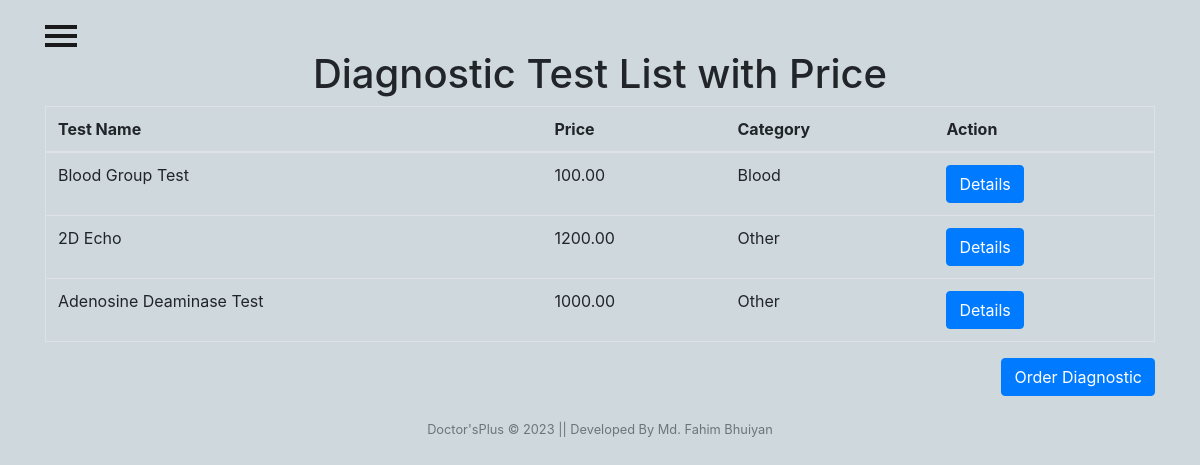
The page /patient/diagnostics/ on the database as committed earlier.
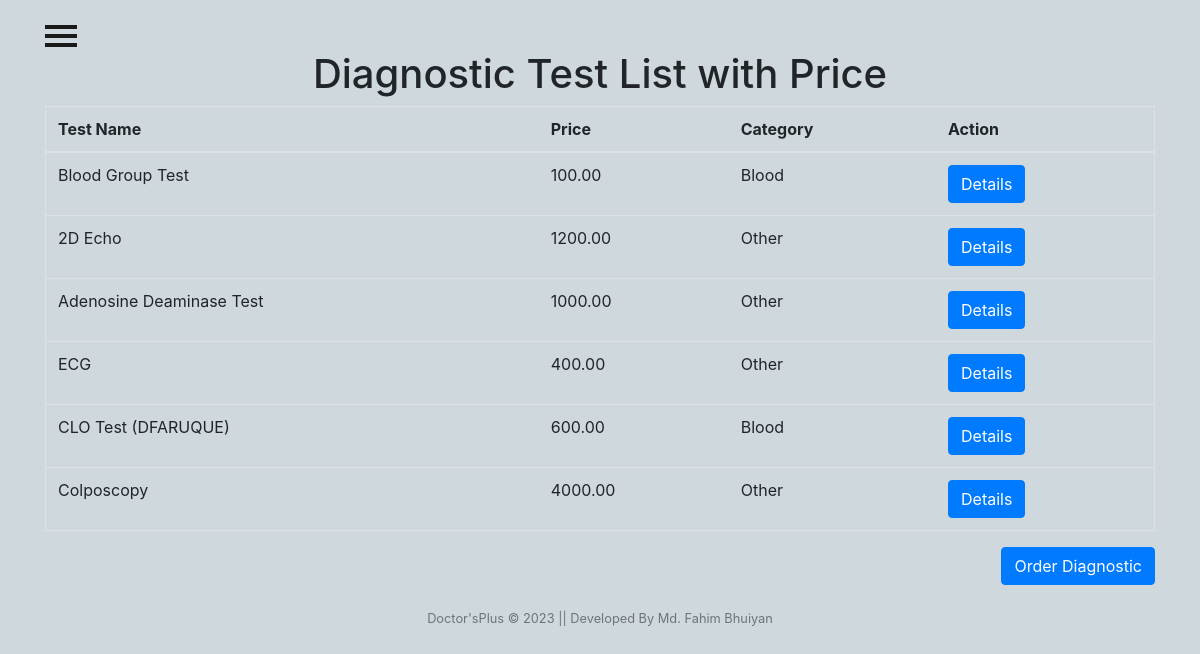
The same page on the database as committed later.
### adminView/models.py (models this page shows, shortened)
class Diagnostic(models.Model):
    CATEGORY_CHOICES = (
        ('Blood', 'Blood'),
        ('Urine', 'Urine'),
        ('Other', 'Other'),
    )
    test_name = models.CharField(max_length=50)
    price = models.DecimalField(max_digits=8, decimal_places=2)
    category = models.CharField(max_length=50, choices=CATEGORY_CHOICES)
    description = models.TextField(max_length=200)

### patient/views.py (the view)
# urls.py: path('diagnostics/', DiagnosticListView.as_view(), name='diagnostic-list'),
class DiagnosticListView(ListView):
    model = Diagnostic
    template_name = 'diagnostics/patient_list.html'
    context_object_name = 'diagnostics'

### Templates/diagnostics/patient_list.html (shortened to what this page needs)
{% load static %}
<html lang="en">
<head>
  <link rel="stylesheet" href="https://stackpath.bootstrapcdn.com/bootstrap/4.5.2/css/bootstrap.min.css">
</head>
{% include "patient/sidenav_bar.html" %}
<body>
  <div class="container">
    <h1>Diagnostic Test List with Price</h1>
    <table class="table">
      <thead>
        <tr>
          <th>Test Name</th>
          <th>Price</th>
          <th>Category</th>
          <th>Action</th>
        </tr>
      </thead>
      <tbody>
        {% for diagnostic in diagnostics %}
        <tr>
          <td>{{ diagnostic.test_name }}</td>
          <td>{{ diagnostic.price }}</td>
          <td>{{ diagnostic.category }}</td>
          <td>
            <a href="{% url 'detail' diagnostic.pk %}" class="btn btn-primary">Details</a>
          </td>
        </tr>
        {% empty %}
        <tr>
          <td colspan="5">No diagnostics available.</td>
        </tr>
        {% endfor %}
      </tbody>
    </table>
    <div class="text-right mb-3">
      <a href="{% url 'diagnostic-order-create' %}" class="btn btn-primary">Order Diagnostic</a>
  </div>
  </div>
  {% include "Home/footer.html" %}
</body>
</html>

### Templates/patient/sidenav_bar.html (shortened to what this page needs)
{% load static %}
<html lang="en">
<head>
  <link rel="stylesheet" href="https://stackpath.bootstrapcdn.com/bootstrap/4.1.3/css/bootstrap.min.css">
  <link rel="stylesheet" href="https://cdnjs.cloudflare.com/ajax/libs/animate.css/3.7.0/animate.min.css">
  <link rel="stylesheet" href="https://maxcdn.bootstrapcdn.com/font-awesome/4.7.0/css/font-awesome.min.css">
  <link rel="stylesheet" href="https://cdnjs.cloudflare.com/ajax/libs/tether/1.4.4/css/tether.min.css">
  <link rel="stylesheet" href="{% static 'CSS/patientnav.css'%}">
</head>
<body>
  {% block content %}
  <div id="wrapper">
    <div id=" page-content-wrapper">
            <button type="button" class="hamburger animated fadeInLeft is-closed" data-toggle="offcanvas">
              <span class="hamb-top"></span>
              <span class="hamb-middle"></span>
              <span class="hamb-bottom"></span>
            </button>
  </div>
  </div>
  {% endblock %}
</body>
</html>

### Templates/Home/footer.html
<footer class="py-2">
    <div class="small text-center text-muted">Doctor'sPlus &copy; 2023 || Developed By Md. Fahim Bhuiyan</div>
</footer>

### static/CSS/patientnav.css (style rules this page uses)
body { position: relative; overflow-x: hidden; background-color: #cfd8dc; }
body, html { height: 100%; }
#wrapper { padding-left: 30px; -webkit-transition: all 0.5s ease; -moz-transition: all 0.5s ease; -o-transition: all 0.5s ease; transition: all 0.5s ease; }
.hamburger { position: fixed; top: 20px; z-index: 999; display: block; width: 32px; height: 32px; margin-left: 15px; background: transparent; border: none; }
.hamburger.is-closed:before { content: ""; display: block; width: 100px; font-size: 14px; color: #fff; line-height: 32px; text-align: center; opacity: 0; transform: translate3d(0, 0, 0); -webkit-transform: translate3d(0, 0, 0); transition: all 0.35s ease-in-out; -webkit-transition: all 0.35s ease-in-out; }
.hamburger.is-closed .hamb-top, .hamburger.is-closed .hamb-middle, .hamburger.is-closed .hamb-bottom, .hamburger.is-open .hamb-top, .hamburger.is-open .hamb-middle, .hamburger.is-open .hamb-bottom { position: absolute; left: 0; height: 4px; width: 100%; }
.hamburger.is-closed .hamb-top, .hamburger.is-closed .hamb-middle, .hamburger.is-closed .hamb-bottom { background-color: #1a1a1a; }
.hamburger.is-closed .hamb-top { top: 5px; transition: all 0.35s ease-in-out; -webkit-transition: all 0.35s ease-in-out; }
.hamburger.is-closed .hamb-middle { top: 50%; margin-top: -2px; }
.hamburger.is-closed .hamb-bottom { bottom: 5px; transition: all 0.35s ease-in-out; -webkit-transition: all 0.35s ease-in-out; }

### Templates/diagnostics/patient_list.html (style rules this page uses)
.container { margin-top: 50px; }
h1 { text-align: center; margin-bottom: 30px; }
.table { margin-bottom: 50px; border: 1px solid #dee2e6; }
.table th, .table td { vertical-align: middle; border-top: 1px solid #dee2e6; padding: 12px; }

Rows that differ between the two databases and show on the page:
added Diagnostic: test_name "ECG", price "400.00", category "Other"
added Diagnostic: test_name "CLO Test (DFARUQUE)", price "600.00", category "Blood"
added Diagnostic: test_name "Colposcopy", price "4000.00", category "Other"
